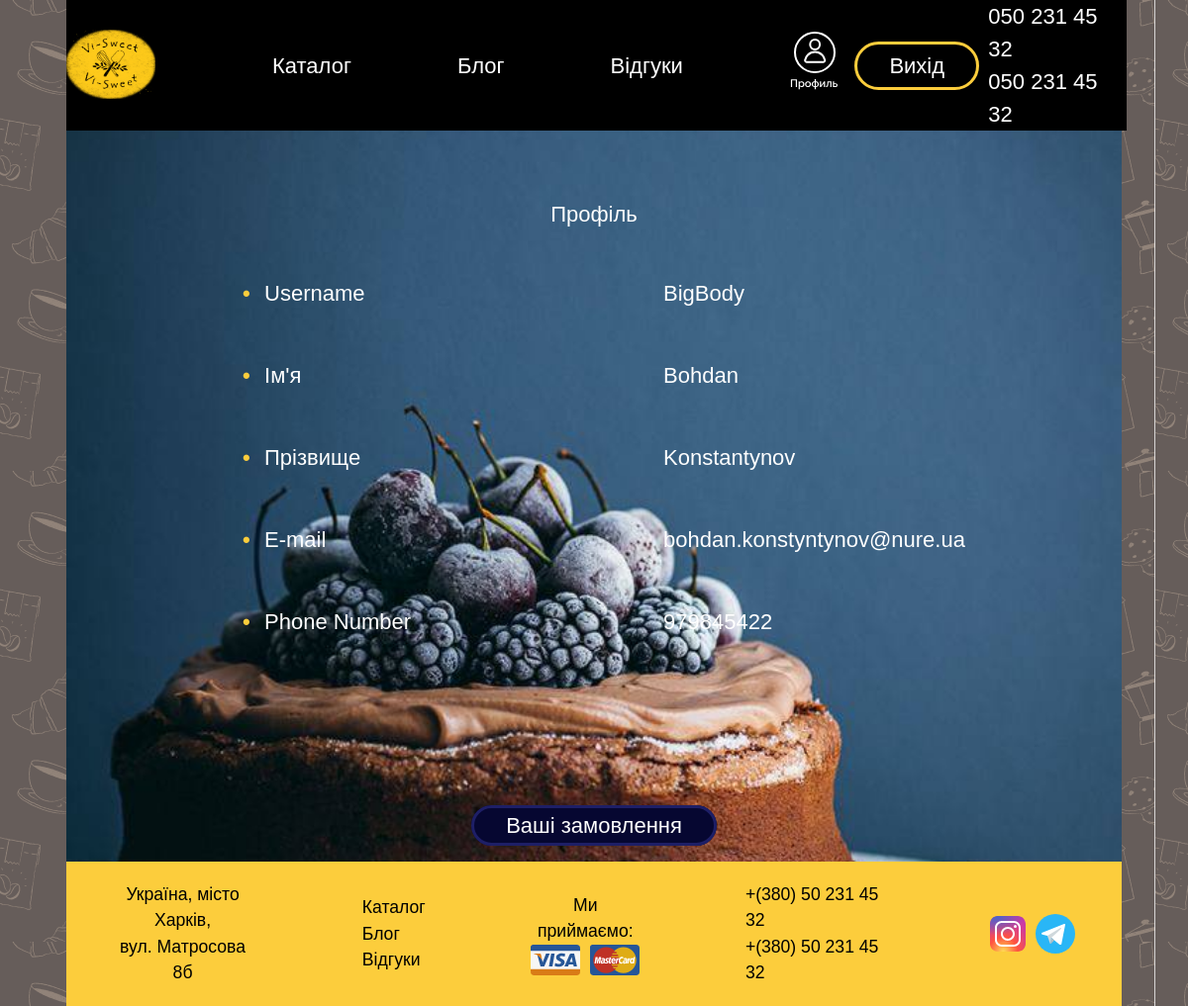
Page /profile/ (signed in) on the committed database.
### shop/models.py (models this page shows, shortened)
class Customer(AbstractUser):
    first_name = models.CharField(max_length=20, default=' ')
    username = models.CharField(max_length=50, unique=True)
    last_name = models.CharField(max_length=20, default=' ')
    phone_number = models.IntegerField(default=12356423)
    password = models.CharField(max_length=18)
    email = models.EmailField(max_length=35)

### shop/views.py (the view)
# urls.py: path('profile/', views.get_customer_profile, name='profile_url'),
def get_customer_profile(request):
    if username := request.user.username:
        return render(request, 'customer_profile.html')

### templates/customer_profile.html (shortened to what this page needs)
{% extends 'base_sample.html' %}
{% block linkcss %}<link rel="stylesheet" href="../static/css/customer_profile_cs.css">{% endblock %}
{% block content %}
    <div class="container">
        <div class="title">Профіль</div>
        <div class="profile">
            <div class="profile__lable">
                <ul class="profile_lable">
                    <li>Username</li>
                    <li>Ім'я</li>
                    <li>Прізвище</li>
                    <li>E-mail</li>
                    <li>Phone Number</li>
                </ul>
            </div>
            <div class="profile__info">
                <ul class="profile_info">
                    <li>{{ request.user.username }}</li>
                    <li>{{ request.user.first_name }}</li>
                    <li>{{ request.user.last_name }}</li>
                    <li>{{ request.user.email }}</li>
                    <li>{{ request.user.phone_number }}</li>
                </ul>
            </div>
        </div>
        <div class="btn_item"><a class="btn btn_navbar" href="{% url 'list_of_orders_url' %}">Ваші замовлення</a></div>
    </div>
{% endblock %}

### static/css/base_sample_cs.css (style rules this page uses)
body { font: 22px/1.5 "Trebuchet MS", "Lucida Sans Unicode", "Lucida Grande", "Lucida Sans", Arial, sans-serif; background: url("../img/background.png"); margin-top: 0; margin-bottom: 0; }
.container { margin-left: auto; margin-right: auto; }

### static/css/customer_profile_cs.css (style rules this page uses)
.container { background-image: url("../img/background_prof2.png"); background-position-y: -200px; background-repeat: no-repeat; background-size: 100%; }
.profile { display: flex; color: #FFFFFF; }
.profile__lable { margin-left: 15%; width: 40%; }
.profile_lable { list-style: none; }
.profile_lable li::before { color: #FCCD3C; content: "\2022"; font-weight: bold; display: inline-block; width: 1em; margin-left: -1em; }
.profile_lable li { padding: 25px 0; }
.profile__info { width: 49.9%; margin-bottom: 126px; }
.profile_info { list-style: none; }
.profile_info li { padding: 25px 0; list-style: none; }
.title { padding-top: 200px; text-align: center; color: #FFFFFF; }
.btn { text-decoration: none; background-color: #060731; border: solid #1e1f66; border-radius: 26px; padding: 5px 32px; color: #FFFFFF; }
.btn_item { display: block; text-align: center; padding-bottom: 20px; }

### rows in the picture
Customer: user.username "BigBody", user.first_name "Bohdan", user.last_name "Konstantynov", user.email "bohdan.konstyntynov@nure.ua", user.phone_number "979845422"
